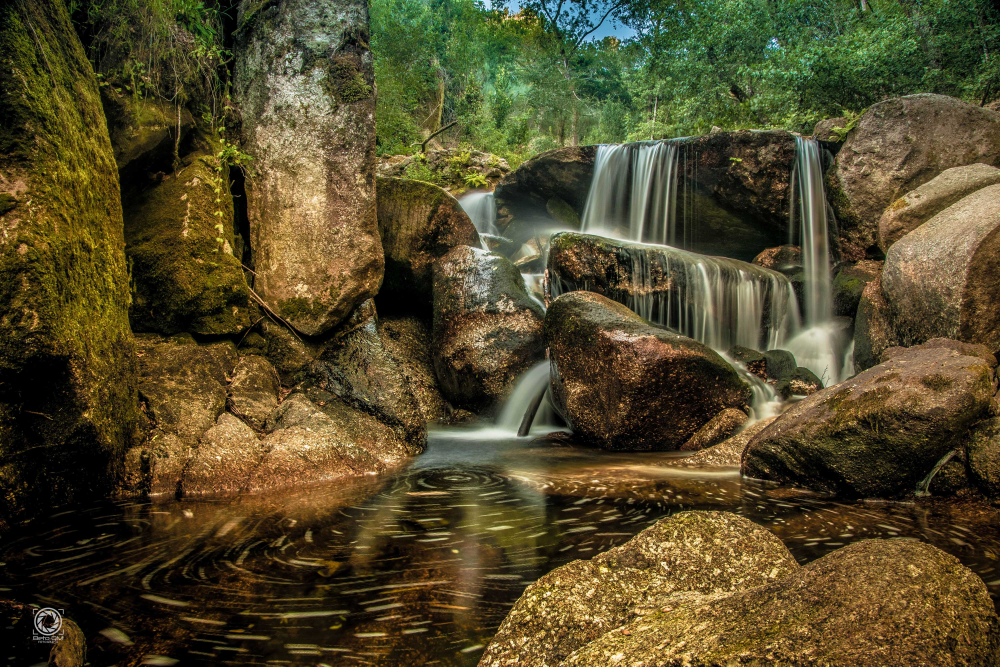
#> input picture assets/exemplos/galeria/01_cascata.jpg, 4000 x 2667 px (shown at 1/4 size)
$ python make_thumbs.py
#> lines starting #> are read from the running program, lines starting #| are printed output that depends on the picture
#!/usr/bin/env python3
"""Gera miniaturas com qualidade reduzida para a galeria.

- Entrada:  assets/galeria/
- Saída:    assets/galeria/thumbs/

As miniaturas mantêm o nome do ficheiro original.
O site (a partir deste fix) tenta usar thumbs/ nas miniaturas,
mas a popup continua a abrir a imagem completa (data-full).

Uso:
  python3 tools/make_thumbs.py

Requisitos:
  python3 -m pip install pillow
"""

from __future__ import annotations

import os
from pathlib import Path

from PIL import Image

ROOT = Path(__file__).resolve().parents[1]
SRC_DIR = ROOT / "assets" / "galeria"
DST_DIR = SRC_DIR / "thumbs"

MAX_SIZE = (480, 480)  # px (max largura/altura)
JPEG_QUALITY = 60     # 1-95


def is_image(p: Path) -> bool:
    return p.suffix.lower() in {".jpg", ".jpeg", ".png", ".webp"}


def make_thumb(src: Path, dst: Path) -> None:
    dst.parent.mkdir(parents=True, exist_ok=True)
    with Image.open(src) as im:
#> im is the input picture: PIL image 4000x2667 RGB; mean R, G, B 82.2, 73.4, 41.4
        im = im.convert("RGB") if im.mode not in ("RGB", "L") else im
        im.thumbnail(MAX_SIZE, Image.Resampling.LANCZOS)
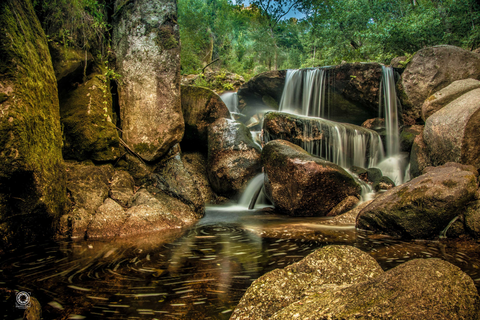
#> im: PIL image 480x320 RGB; mean R, G, B 82.3, 73.5, 41.5

        ext = dst.suffix.lower()
        if ext in {".jpg", ".jpeg"}:
            im.save(dst, quality=JPEG_QUALITY, optimize=True, progressive=True)
        else:
            # Para PNG/WebP, reduzir tamanho (sem destruir transparência nos PNG)
            im.save(dst, optimize=True)


def main() -> None:
    if not SRC_DIR.exists():
        raise SystemExit(f"Pasta não encontrada: {SRC_DIR}")

    files = [p for p in SRC_DIR.iterdir() if p.is_file() and is_image(p) and p.parent != DST_DIR]
    if not files:
        print("Não encontrei imagens em assets/galeria/")
        return

    count = 0
    for src in files:
        if src.parent.name == "thumbs":
            continue
        dst = DST_DIR / src.name
        try:
            make_thumb(src, dst)
            count += 1
        except Exception as e:
            print(f"Falha em {src.name}: {e}")

    print(f"Miniaturas geradas: {count}")
    print(f"Saída: {DST_DIR}")


if __name__ == "__main__":
    main()
